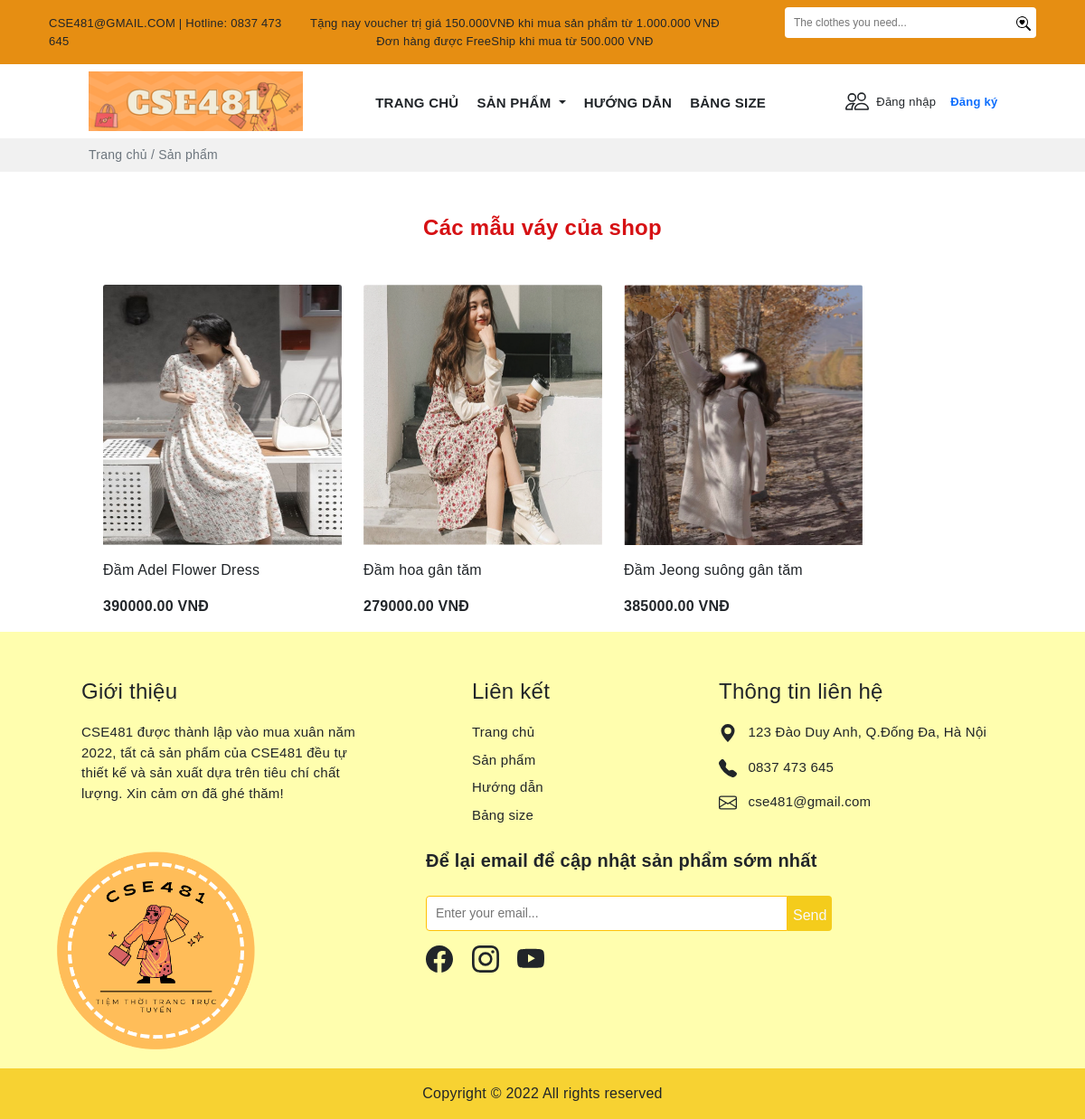
The app's page /product/skirt.php with its own data.
### tables this page shows
CREATE TABLE `sanpham` (
  `MaSP` varchar(10) NOT NULL,
  `TenSP` varchar(30) DEFAULT NULL,
  `MaLH` varchar(10) NOT NULL,
  `Giaban` int(11) DEFAULT NULL,
  `Gianhap` int(11) DEFAULT NULL,
  `Tylegiamgia` double(2,2) DEFAULT NULL,
  `Soluong` int(11) DEFAULT NULL,
  `Mota` varchar(500) DEFAULT NULL,
  `Trangthai` varchar(30) DEFAULT NULL,
  `img` varchar(30) DEFAULT NULL,
  `Ngaynhap` date NOT NULL
);

### product/skirt.php (the view, shortened to what this page needs)
<?php include('../config/database.php');
?>
<!DOCTYPE html>
<html lang="en">
<head>
    <link rel="stylesheet" href="https://cdn.jsdelivr.net/npm/bootstrap-icons@1.7.2/font/bootstrap-icons.css">
    <link href="https://cdn.jsdelivr.net/npm/bootstrap@5.1.3/dist/css/bootstrap.min.css" rel="stylesheet"
>
    <link rel="stylesheet" href="https://cdnjs.cloudflare.com/ajax/libs/OwlCarousel2/2.3.4/assets/owl.carousel.min.css"
 />
    <link rel="stylesheet"
        href="https://cdnjs.cloudflare.com/ajax/libs/OwlCarousel2/2.3.4/assets/owl.theme.default.min.css"
 />
    <link rel="stylesheet" href="../public/style.css">
</head>
<body>
    <div class="header">
        <div class="container-fluid" style="background:#e68e12;">
            <div class="container content">
                <div class="container">
                    <div class="row">
                        <div class="col py-3" style="font-size:13px;">
                            CSE481@GMAIL.COM | Hotline: 0837 473 645
                        </div>
                        <div class="col text-nowrap my-auto" style="font-size:13px;">
                            <p class="mb-0">
                                Tặng nay voucher trị giá 150.000VNĐ khi mua sản phẩm từ 1.000.000 VNĐ
                            </p>
                            <div class="text-center mx-auto">
                                Đơn hàng được FreeShip khi mua từ 500.000 VNĐ
                            </div>
                        </div>
                        <div class="col d-flex justify-content-end">
                            <div class="">
                            <form action="../search.php" method="post">
                                    <div class="pt-2 ms-5 d-flex">
                                        <input class="py-2 rounded-start" type="text"
                                            style="border:none;padding-left: 10px;font-size:12px;width:250px"
                                            name="namesearch" placeholder="The clothes you need...">
                                        <button type="submit" class="border-0 rounded-0 rounded-end bg-white"> </button>
                                    </div>
                                </form>
                            </div>
                        </div>
                    </div>
                </div>
            </div>
        </div>
    </div>
    <section>
        <div class="container">
            <div class="row px-5">
                <div class="col-md-3 ">
                    <img src="../img/logo-hcn.png" alt="" class="mt-2 ms-2 img-fluid">
                </div>
                <div class="col-md ps-0 mt-4">
                    <div class="row">
                        <div class="col-md">
                            <ul class="nav justify-content-center">
                                <li class="nav-item fw-bold ">
                                    <a class="nav-link link-dark pe-1" style="font-size:15px" aria-current="page"
                                        href="../index.php">TRANG CHỦ</a>
                                </li>
                                <li class="nav-item fw-bold">
                                    <a style="font-size:15px" class="pe-1 nav-link dropdown-toggle link-dark" href="#"
                                        id="navbarDarkDropdownMenuLink" role="button" data-bs-toggle="dropdown"
                                        aria-expanded="false">
                                        SẢN PHẨM
                                    </a>
                                </li>
                                <li class="nav-item fw-bold">
                                    <a href="../huongdan.php"class=" pe-1 nav-link link-dark" style="font-size:15px" href="#">HƯỚNG DẪN</a>
                                </li>
                                <li class="nav-item fw-bold">
                                    <a href="../size.php"class="pe-1 nav-link link-dark" style="font-size:15px">BẢNG SIZE</a>
                                </li>
                            </ul>
                        </div>
                        <div class="col-md-3 mt-1 d-flex">
                            <a href="../login.php" class="text-decoration-none link-dark">
                                <div class="d-flex">
                                    <p class="pt-1" style="font-size:13px">Đăng nhập</p>
                                </div>
                            </a>
                            <a href="../signup.php" class="text-decoration-none link-dark">
                                <div class="ms-3">
                                    <p class="pt-1 fw-bold link-primary" style="font-size:13px">Đăng ký</p>
                                </div>
                            </a>
                        </div>
                    </div>
                </div>
            </div>
        </div>
        <div class="mt-2" style="background:#f1f1f1">
            <div class="container">
                <p class="px-5 ms-2 py-2 text-muted" style="font-size:14px">Trang chủ / Sản phẩm</p>
            </div>
        </div>
    </section>
    <section>
    <div class="container">
            <div class="px-5 mt-5">
                <h4 class="mt-3 text-center fw-bold" style="color:#d61114;">
                Các mẫu váy của shop</h4>
                <div class="row d-flex  px-4 mt-5">
                    <?php
                            $sql1 = "SELECT *, sanpham.Giaban-(sanpham.Giaban*sanpham.Tylegiamgia) as Giagiam from loaihang,sanpham where loaihang.MaLH=sanpham.MaLH and loaihang.MaLH='LH03'";
                            $res1 = mysqli_query($conn, $sql1);
                            $count1 = mysqli_num_rows($res1);
                            if($count1>0)
                            {
                                while($row=mysqli_fetch_assoc($res1))
                                {
                        ?>
                    <div class="card me-0 border-0" style="width: 18rem;">
                        <img src="../img/<?php echo $row['img'];?>" class="img-fluid card-img-top" alt="...">
                        <div class="card-body px-0">
                            <p class="card-text"><?php echo $row['TenSP']; ?></p>
                            <p class="d-inline fw-bold"><?php echo $row['Giagiam']; ?> VNĐ</p>
                        </div>
                    </div>
                    <?php
                                }
                            }
                                ?>
                </div>
            </div>
        </div>
    </section>
    <section style="background:#fffeae;">
        <div class="container">
            <div style="font-size:15px" class="row px-5">
                <div class="col-md-4  me-5">
                    <p class="fs-4 mt-5">Giới thiệu</p>
                    <p class="">CSE481 được thành lập vào mua xuân năm
                        2022, tất cả sản phẩm của CSE481 đều tự thiết kế và sản xuất dựa trên tiêu chí chất lượng. Xin
                        cảm ơn đã ghé thăm!</p>
                </div>
                <div class="col-md-3 me-5 ps-5">
                    <p class="fs-4 mt-5">Liên kết</p>
                    <a class="link-dark text-decoration-none" href="">
                        <p class="mb-2">Trang chủ</p>
                    </a>
                    <a class="link-dark text-decoration-none" href="">
                        <p class="mb-2">Sản phẩm</p>
                    </a>
                    <a class="link-dark text-decoration-none" href="">
                        <p class="mb-2">Hướng dẫn</p>
                    </a>
                    <a class="link-dark text-decoration-none" href="">
                        <p class="mb-2">Bảng size</p>
                    </a>
                </div>
                <div class="col-md">
                    <p class="fs-4 mt-5">Thông tin liên hệ</p>
                    <div class="">
                        <svg xmlns="http://www.w3.org/2000/svg" width="20" height="20" fill="currentColor"
                            class="bi bi-geo-alt-fill d-inline" viewBox="0 0 16 16">
                            <path
                                d="M8 16s6-5.686 6-10A6 6 0 0 0 2 6c0 4.314 6 10 6 10zm0-7a3 3 0 1 1 0-6 3 3 0 0 1 0 6z" />
                        </svg>
                        <p class="ms-2 d-inline">123 Đào Duy Anh, Q.Đống Đa, Hà Nội</p>
                    </div>
                    <div class="mt-3">
                        <p class="ms-2 d-inline">0837 473 645</p>
                    </div>
                    <div class="mt-3">
                        <p class="ms-2 d-inline">cse481@gmail.com</p>
                    </div>
                </div>
            </div>
            <div class="row">
                <div class="col-md-3 me-5">
                    <img class="img-fluid" src="../img/1.png" alt="">
                </div>
                <div class="col">
                    <div class="ms-5 mt-3 ps-5">
                        <p class="fs-5 fw-bold">Để lại email để cập nhật sản phẩm sớm nhất</p>
                        <div class="">
                            <form action="" method="GET">
                                <div class="pt-2 d-flex">
                                    <input class="py-2 border border-warning rounded-start" type="text"
                                        style="padding-left: 10px;font-size:14px;width:400px" name=""
                                        placeholder="Enter your email...">
                                    <button type="submit" style="background:#f4cc1c;"
                                        class="border-0 rounded-0 rounded-end link-light">
                                        <p class="mt-1 mb-0">Send</p>
                                    </button>
                                </div>
                            </form>
                        </div>
                        <div class="mt-3">
                            <a href="#" class="me-3 icon link-dark"></a>
                            <a href="#" class="me-3 icon link-dark"></a>
                            <a href="#" class="me-3 icon link-dark"></a>
                        </div>
                    </div>
                </div>
            </div>
        </div>
        <p class="text-center py-3 mb-0" style="background:#f7d232;">Copyright © 2022 All rights reserved</p>
    </section>
</body>
</html>

### public/style.css (style rules this page uses)
body { font-family: 'Trebuchet MS', sans-serif; letter-spacing: 0.25px; }
.card img { width: 288px; height: 288px; }

### records on screen
sanpham: img (picture), TenSP "Đầm Adel Flower Dress", Giagiam "390000.00"
sanpham: img (picture), TenSP "Đầm hoa gân tăm", Giagiam "279000.00"
sanpham: img (picture), TenSP "Đầm Jeong suông gân tăm", Giagiam "385000.00"
